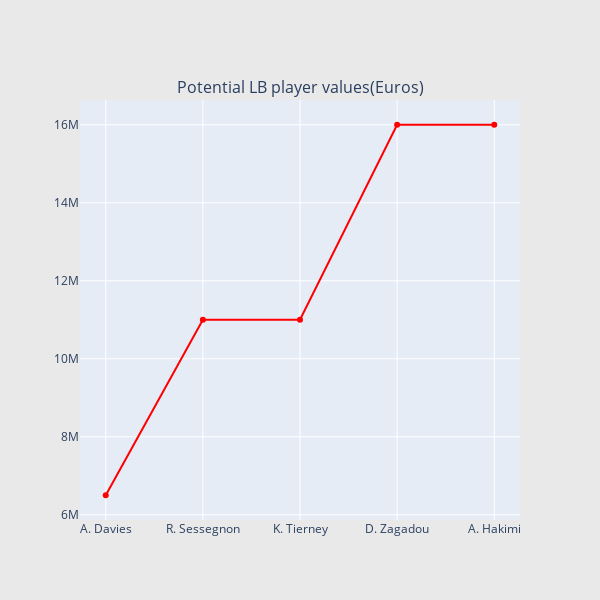

The notebook cell saved with this chart:
### Code cell
def scatter_plot(cnt_srs, color):
   trace = go.Scatter(
       x=cnt_srs.index[::-1],
       y=cnt_srs.values[::-1],
       showlegend=False,
       marker=dict(
           color=color,
       ),
   )
   return trace
cnt_srs = fifa_potential_LB.value_eur
cnt_srs.index = fifa_potential_LB.short_name
trace1 = scatter_plot(cnt_srs, 'red')
subtitles = ["Potential LB player values(Euros)"]
fig = tools.make_subplots(rows=1, cols=1, vertical_spacing=0.08,
                         subplot_titles=subtitles)
fig.append_trace(trace1, 1, 1)
fig['layout'].update(height=600, width=600, paper_bgcolor='rgb(233,233,233)')
py.iplot(fig, filename='h2o-plots')

### Figure 1 — Plotly figure (JSON) as saved in the notebook; plotly's stock layout.template omitted (floating-point values rounded to 4 significant figures)
{"data": [{"marker": {"color": "red"}, "showlegend": false, "type": "scatter", "x": ["A. Davies", "R. Sessegnon", "K. Tierney", "D. Zagadou", "A. Hakimi"], "xaxis": "x", "y": [6500000, 11000000, 11000000, 16000000, 16000000], "yaxis": "y"}], "layout": {"annotations": [{"font": {"size": 16}, "showarrow": false, "text": "Potential LB player values(Euros)", "x": 0.5, "xanchor": "center", "xref": "paper", "y": 1, "yanchor": "bottom", "yref": "paper"}], "height": 600, "paper_bgcolor": "rgb(233,233,233)", "width": 600, "xaxis": {"anchor": "y", "domain": [0, 1]}, "yaxis": {"anchor": "x", "domain": [0, 1]}}}
